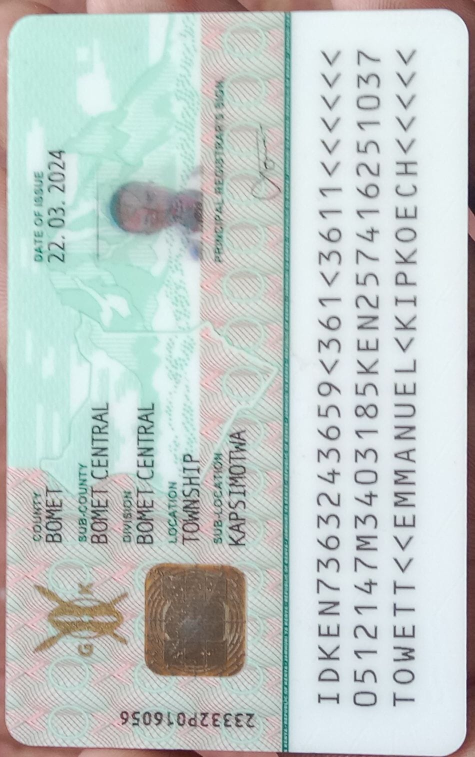
#> input picture temp_orientation.jpg, 950 x 1514 px (shown at 1/2 size)
$ python -i ocr_preprocessing.py   (imports and definitions only)
#> lines starting #> are read from the running program, lines starting #| are printed output that depends on the picture
"""
Enhanced OCR Preprocessing System
Handles rotation correction, lighting improvement, and noise reduction for ID document OCR
"""

import cv2
import numpy as np
import pytesseract
from PIL import Image, ImageEnhance
import os
from typing import Dict, Tuple, Optional, List
import math

class OCRPreprocessor:
    """Advanced OCR preprocessing for ID document text extraction"""

    def __init__(self):
        # Tesseract configuration for better ID document recognition
        self.tesseract_config = '--oem 3 --psm 6'

    def detect_image_orientation(self, image: np.ndarray) -> Tuple[float, float]:
        """
        Detect image orientation using edge detection and Hough lines
        Returns (rotation_angle, confidence)
        """
        try:
            # Convert to grayscale
            gray = cv2.cvtColor(image, cv2.COLOR_BGR2GRAY)

            # Detect edges
            edges = cv2.Canny(gray, 50, 150, apertureSize=3)

            # Detect lines using Hough transform
            lines = cv2.HoughLines(edges, 1, np.pi/180, threshold=100)

            if lines is None:
                # Try Tesseract's orientation detection
                return self._detect_orientation_tesseract(image)

            # Calculate angle histogram
            angles = []
            for rho, theta in lines[:50]:  # Use first 50 lines
                angle = (theta * 180 / np.pi) - 90  # Convert to degrees
                angles.append(angle)

            # Find most common angle
            if angles:
                # Group similar angles
                angle_clusters = self._cluster_angles(angles)
                main_angle = max(angle_clusters, key=angle_clusters.get)
                confidence = min(1.0, len(angle_clusters[main_angle]) / len(angles))
                return main_angle, confidence

            return 0.0, 0.0

        except Exception:
            return self._detect_orientation_tesseract(image)

    def _detect_orientation_tesseract(self, image: np.ndarray) -> Tuple[float, float]:
        """Fallback orientation detection using Tesseract"""
        try:
            # Save temporary image for Tesseract analysis
            temp_path = "temp_orientation.jpg"
            cv2.imwrite(temp_path, image)

            # Use Tesseract to detect orientation
            osd = pytesseract.image_to_osd(Image.open(temp_path))
            osd_clean = [line for line in osd.split('\n') if 'Rotate:' in line]

            if osd_clean:
                angle = float(osd_clean[0].split(':')[1].strip())
                return angle, 0.8

            # Cleanup
            if os.path.exists(temp_path):
                os.remove(temp_path)

        except Exception:
            pass

        return 0.0, 0.0

    # [50 lines left out: functions _cluster_angles, correct_rotation, not called in this run]

    def enhance_contrast_and_brightness(self, image: np.ndarray, alpha: float = 1.3, beta: int = 20) -> np.ndarray:
        """Enhance contrast and brightness using alpha-beta correction"""
        return cv2.convertScaleAbs(image, alpha=alpha, beta=beta)

    # [23 lines left out: functions apply_clahe, denoise_image, not called in this run]

    def preprocess_for_ocr(self, image_path: str, auto_rotate: bool = True, enhance_lighting: bool = True,
                          denoise: bool = True) -> Dict:
        """
        Complete OCR preprocessing pipeline

        Args:
            image_path: Path to input image
            auto_rotate: Whether to automatically detect and correct rotation
            enhance_lighting: Whether to apply lighting enhancement
            denoise: Whether to apply denoising

        Returns:
            Dict with processed image and metadata
        """
        try:
            # Load image
            original = cv2.imread(image_path)
            if original is None:
                return {"success": False, "error": "Could not load image"}

            processed = original.copy()
            metadata = {
                "original_dimensions": (original.shape[1], original.shape[0]),
                "rotation_corrected": False,
                "enhancements_applied": [],
                "processing_steps": []
            }

            # Step 1: Auto-rotation detection and correction
            if auto_rotate:
                angle, confidence = self.detect_image_orientation(processed)
                if abs(angle) > 2.0 and confidence > 0.5:  # Significant rotation detected
                    processed = self.correct_rotation(processed, -angle)  # Negative for clockwise correction
                    metadata["rotation_corrected"] = True
                    metadata["rotation_angle"] = round(angle, 2)
                    metadata["rotation_confidence"] = round(confidence, 2)
                    metadata["processing_steps"].append(f"Rotation corrected: {angle:.1f}°")

            # Step 2: Denoising
            if denoise:
                processed = self.denoise_image(processed)
                metadata["enhancements_applied"].append("denoising")
                metadata["processing_steps"].append("Noise reduction applied")

            # Step 3: Lighting enhancement
            if enhance_lighting:
                # Convert to grayscale for analysis
                gray = cv2.cvtColor(processed, cv2.COLOR_BGR2GRAY)
                mean_brightness = gray.mean()

                # Apply CLAHE for contrast enhancement
                processed = self.apply_clahe(processed)
                metadata["enhancements_applied"].append("clahe_contrast")
                metadata["processing_steps"].append("Contrast enhancement (CLAHE) applied")

                # Apply alpha-beta correction for brightness
                if mean_brightness < 120:  # Dark image
                    processed = self.enhance_contrast_and_brightness(processed, alpha=1.2, beta=15)
                    metadata["enhancements_applied"].append("brightness_boost")
                    metadata["processing_steps"].append("Brightness increased")
                elif mean_brightness > 180:  # Bright image
                    processed = self.enhance_contrast_and_brightness(processed, alpha=1.1, beta=-10)
                    metadata["enhancements_applied"].append("brightness_reduction")
                    metadata["processing_steps"].append("Brightness decreased")

            # Step 4: Final sharpening (optional)
            if enhance_lighting:
                kernel = np.array([[-1,-1,-1], [-1,9,-1], [-1,-1,-1]])
                processed = cv2.filter2D(processed, -1, kernel)
                metadata["enhancements_applied"].append("sharpening")
                metadata["processing_steps"].append("Image sharpening applied")

            metadata["final_dimensions"] = (processed.shape[1], processed.shape[0])
            metadata["success"] = True

            return {
                "success": True,
                "processed_image": processed,
                "metadata": metadata
            }

        except Exception as e:
            return {"success": False, "error": f"Preprocessing failed: {str(e)}"}

    def extract_text_with_ocr(self, image_path: str, preprocessing_options: Dict = None) -> Dict:
        """
        Extract text using enhanced OCR preprocessing

        Args:
            image_path: Path to input image
            preprocessing_options: Dict with preprocessing options

        Returns:
            Dict with extracted text and confidence scores
        """
        if preprocessing_options is None:
            preprocessing_options = {
                "auto_rotate": True,
                "enhance_lighting": True,
                "denoise": True
            }

        try:
            # Preprocess image
            preprocess_result = self.preprocess_for_ocr(image_path, **preprocessing_options)
#> in preprocess_for_ocr, original is the input picture: shape (1514, 950, 3); mean B, G, R 200.4, 202.8, 193.4
#> in detect_image_orientation, `gray = cv2.cvtColor(image, cv2.COLOR_BGR2GRAY)`:
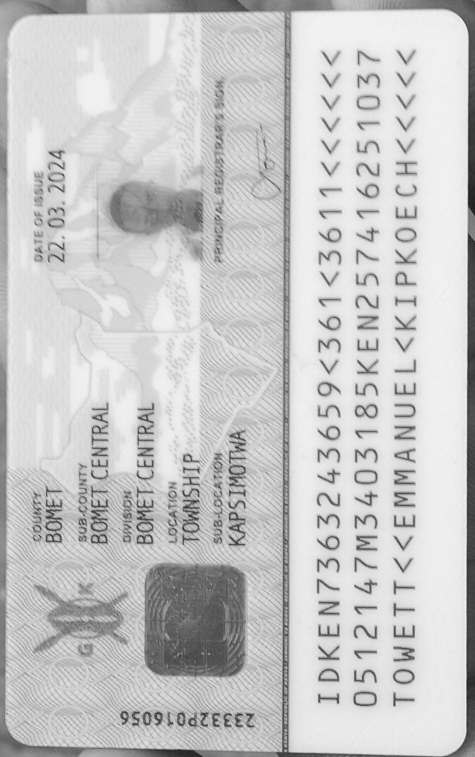
#> gray: shape (1514, 950) (shown at 1/2 size); min 19, max 251, mean 199.7
#> in detect_image_orientation, `edges = cv2.Canny(gray, 50, 150, apertureSize=3)`:
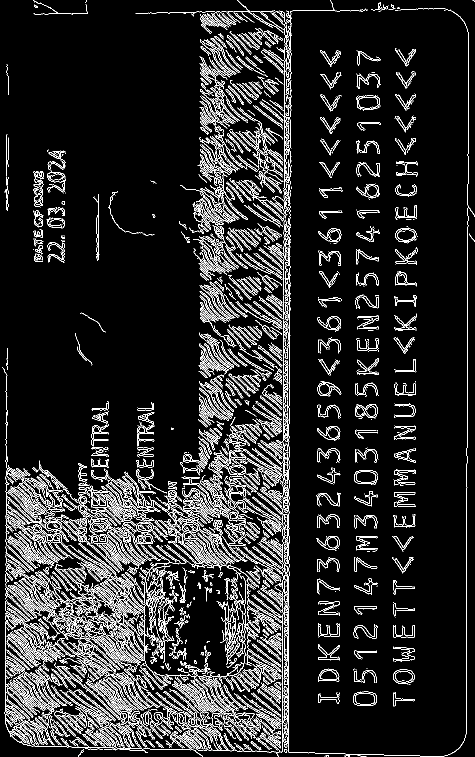
#> edges: shape (1514, 950) (shown at 1/2 size); 10.2% white in thin lines or dots
#> in _detect_orientation_tesseract, `temp_path = "temp_orientation.jpg"`: temp_path = 'temp_orientation.jpg'
#> after the loop in detect_image_orientation, `for rho, theta in lines[:50]:`: angles = []

            if not preprocess_result["success"]:
                return {
                    "success": False,
                    "error": preprocess_result["error"],
                    "text": "",
                    "confidence": 0.0,
                    "metadata": {}
                }

            processed_image = preprocess_result["processed_image"]
            metadata = preprocess_result["metadata"]

            # Convert to PIL Image for Tesseract
            processed_rgb = cv2.cvtColor(processed_image, cv2.COLOR_BGR2RGB)
            pil_image = Image.fromarray(processed_rgb)

            # Extract text with confidence data
            data = pytesseract.image_to_data(pil_image, config=self.tesseract_config, output_type=pytesseract.Output.DICT)

            # Filter high confidence text (lowered threshold for ID documents)
            text_lines = []
            confidences = []

            for i in range(len(data["text"])):
                conf = data["conf"][i]
                if conf != -1:  # Include all non-ignored text
                    text = data["text"][i].strip()
                    if text:
                        text_lines.append(text)
                        confidences.append(int(conf))

            extracted_text = " ".join(text_lines)
            avg_confidence = sum(confidences) / len(confidences) if confidences else 0.0

            return {
                "success": True,
                "text": extracted_text,
                "confidence": round(avg_confidence, 2),
                "word_count": len(text_lines),
                "metadata": metadata,
                "processing_details": {
                    "rotation_applied": metadata.get("rotation_corrected", False),
                    "enhancements": metadata.get("enhancements_applied", []),
                    "processing_steps": metadata.get("processing_steps", [])
                }
            }

        except Exception as e:
            return {
                "success": False,
                "error": f"OCR extraction failed: {str(e)}",
                "text": "",
                "confidence": 0.0,
                "metadata": {}
            }

# Global preprocessor instance
ocr_preprocessor = OCRPreprocessor()

# [5 lines left out: function enhanced_ocr_extract, not called in this run]

# Predefined optimization profiles for different document types
OCR_PROFILES = {
    "id_document": {
        "auto_rotate": True,
        "enhance_lighting": True,
        "denoise": True
    },
    "low_quality": {
        "auto_rotate": True,
        "enhance_lighting": True,
        "denoise": True,
        "alpha": 1.4,
        "beta": 25
    },
    "dark_document": {
        "auto_rotate": True,
        "enhance_lighting": True,
        "denoise": True
    }
}

#> (the run stopped early here; a loop or call above may not have finished)
